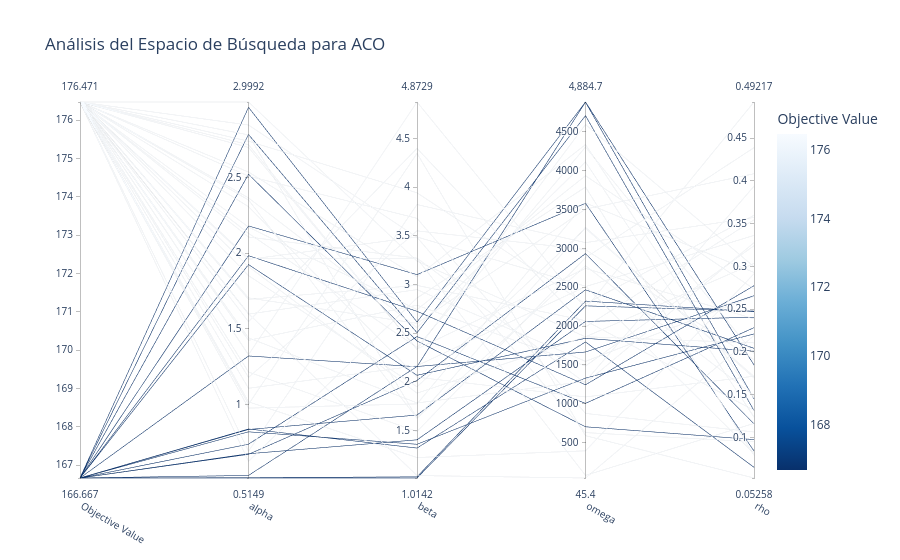

Notebook source saved alongside this figure:
### Code cell
# coordenadas paralelas para visualizar el espacio de búsqueda
fig_optuna = vis.plot_parallel_coordinate(
    estudio_aco, 
    params=["alpha", "beta", "rho", "omega"]
)

fig_optuna.update_layout(
    title="Análisis del Espacio de Búsqueda para ACO",
)

fig_optuna.show()
